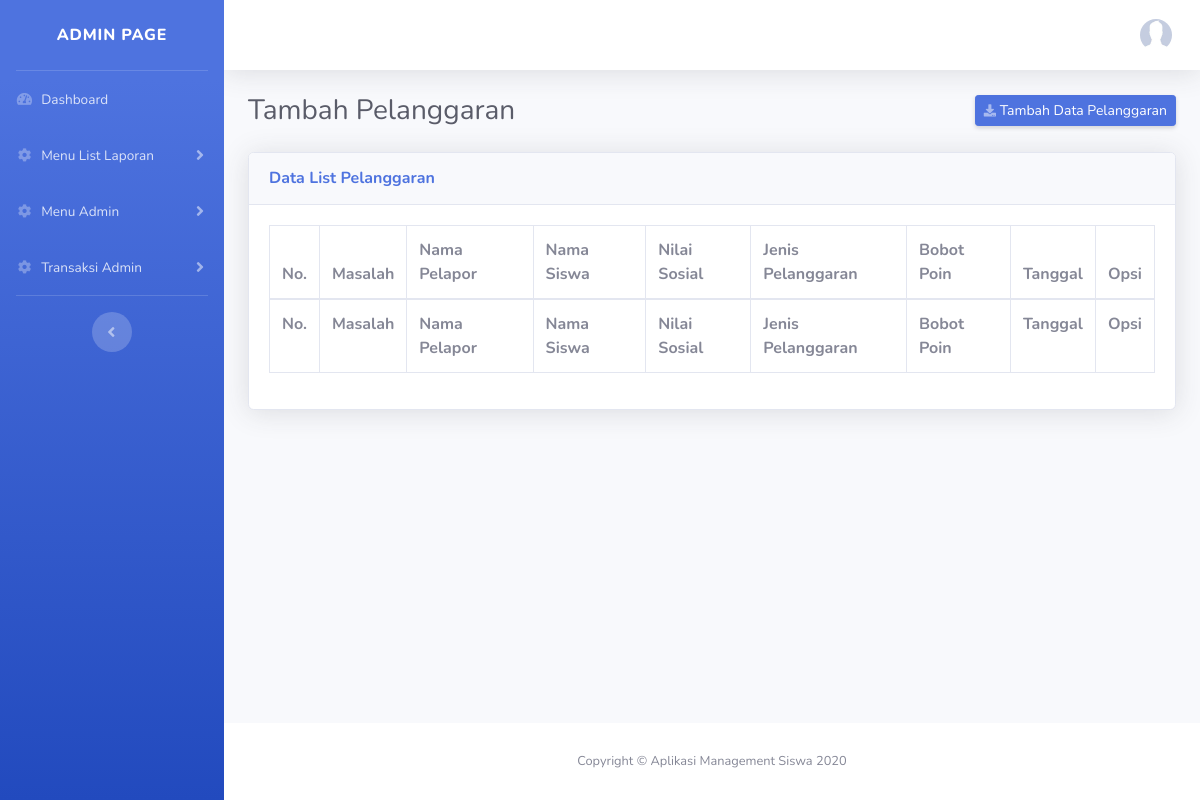
The page /index.php/pelanggaran on the database as committed earlier.
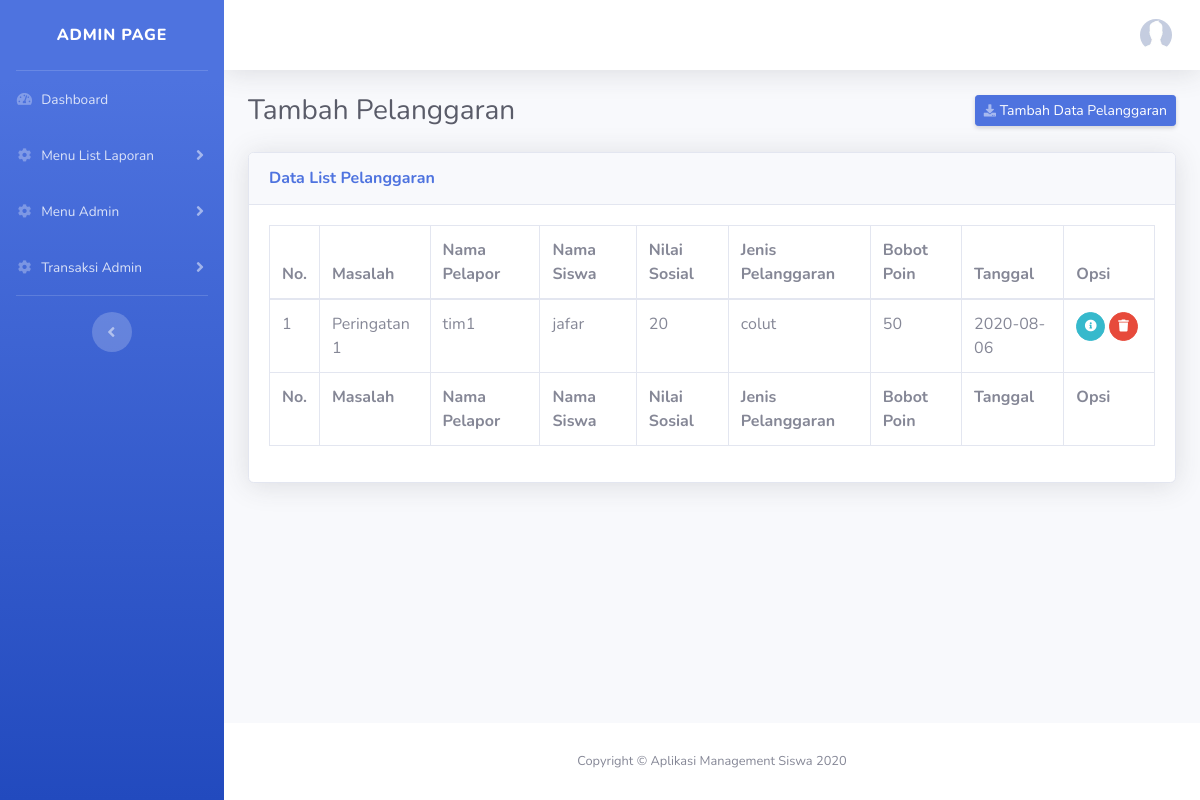
The same page on the database as committed later.
### tables this page shows
CREATE TABLE `pelanggaran` (
  `id_pelanggaran` int(11) NOT NULL,
  `id_kategori_masalah` int(11) DEFAULT NULL,
  `id_tim` int(11) DEFAULT NULL,
  `id_siswa` int(11) DEFAULT NULL,
  `id_nilai_sosial` int(11) DEFAULT NULL,
  `id_jenis_pelanggaran` int(11) DEFAULT NULL,
  `bobot_poin` int(11) DEFAULT NULL,
  `at` date DEFAULT NULL
);

CREATE TABLE `rilah` (
  `id_kategori_masalah` int(11) NOT NULL,
  `kategori_masalah` varchar(255) DEFAULT NULL,
  `bobot_dari` int(11) DEFAULT NULL,
  `bobot_sampai` int(11) DEFAULT NULL,
  `sanksi` varchar(255) DEFAULT NULL,
  `ket` text
);

CREATE TABLE `tim_stp2k` (
  `id_tim` int(11) NOT NULL,
  `nama_tim` varchar(255) DEFAULT NULL,
  `username` varchar(255) DEFAULT NULL,
  `password` varchar(255) DEFAULT NULL
);

CREATE TABLE `siswa` (
  `id_siswa` int(11) NOT NULL,
  `id_kelas` int(11) DEFAULT NULL,
  `nisn` varchar(255) DEFAULT NULL,
  `nama_siswa` varchar(255) DEFAULT NULL,
  `jenis_kelamin` varchar(255) DEFAULT NULL,
  `alamat` text,
  `tgl_lahir` date DEFAULT NULL
);

CREATE TABLE `nilai_sosial` (
  `id_nilai_sosial` int(11) NOT NULL,
  `id_siswa` int(11) DEFAULT NULL,
  `catatan_perilaku` text,
  `btr_sikap_spiritual` int(11) DEFAULT NULL,
  `btr_sikap_sosial` int(11) DEFAULT NULL,
  `nilai_sosial` int(11) DEFAULT NULL
);

CREATE TABLE `nipel` (
  `id_jenis_pelanggaran` int(11) NOT NULL,
  `id_kategori_pelanggaran` int(11) DEFAULT NULL,
  `jenis_pelanggaran` varchar(255) DEFAULT NULL,
  `bobot_poin` int(11) DEFAULT NULL
);

### application/controllers/Pelanggaran.php (called while the page is built, shortened)
<?php
class Pelanggaran extends CI_Controller {
    public function __construct()
    {
        $this->load->model('PelanggaranModel');
        $this->load->model('NipelModel');
        $this->load->model('NilaiSosialModel');
        $this->load->model('KelasModel');
        $this->load->model('SiswaModel');
        $this->load->model('LilasModel');
    }
    public function index ()
    {
        $data = $this->PelanggaranModel->getAllData();
        $this->load->view('layout/header', ['data' => $data]);
        $this->load->view('admin/side_menu');
        $this->load->view('admin/tambah_pelanggaran');
        $this->load->view('layout/footer');
    }
}

### index.php (called while the page is built, shortened)
<?php
require_once BASEPATH.'core/CodeIgniter.php';

### application/models/PelanggaranModel.php (called while the page is built, shortened)
<?php
class PelanggaranModel extends CI_Model
{
    public function getAllData()
    {
        return $this->db->get('pelanggaran')->result_array();
    }
}

### application/views/admin/tambah_pelanggaran.php (the view, shortened to what this page needs)
<div class="d-sm-flex align-items-center justify-content-between mb-4">
  <h1 class="h3 mb-0 text-gray-800">Tambah Pelanggaran</h1>
  <a href="#" data-toggle="modal" data-target="#tambahModal" class="d-none d-sm-inline-block btn btn-sm btn-primary shadow-sm"><i class="fas fa-download fa-sm text-white-50"></i> Tambah Data Pelanggaran</a>
</div>
<div class="card shadow mb-4">
  <div class="card-header py-3">
    <h6 class="m-0 font-weight-bold text-primary">Data List Pelanggaran</h6>
  </div>
  <div class="card-body">
    <div class="table-responsive">
      <table class="table table-bordered" id="dataTable" width="100%" cellspacing="0">
        <thead>
          <tr>
            <th>No.</th>
            <th>Masalah </th>
            <th>Nama Pelapor</th>
            <th>Nama Siswa</th>
            <th>Nilai Sosial</th>
            <th>Jenis Pelanggaran</th>
            <th>Bobot Poin</th>
            <th>Tanggal</th>
            <th>Opsi</th>
          </tr>
        </thead>
        <tfoot>
          <tr>
            <th>No.</th>
            <th>Masalah </th>
            <th>Nama Pelapor</th>
            <th>Nama Siswa</th>
            <th>Nilai Sosial</th>
            <th>Jenis Pelanggaran</th>
            <th>Bobot Poin</th>
            <th>Tanggal</th>
            <th>Opsi</th>
          </tr>
        </tfoot>
        <tbody>
            <?php $i = 1; foreach ($data as $key) : ?>
          <tr>
            <td><?= $i; ?></td>
            <?php $choseRole = $this->db->get_where('rilah', ['id_kategori_masalah' => $key['id_kategori_masalah']])->row_array(); ?>
            <td><?= $choseRole['kategori_masalah'] ?></td>
            <?php $choseRole = $this->db->get_where('tim_stp2k', ['id_tim' => $key['id_tim']])->row_array(); ?>
            <td><?= $choseRole['nama_tim'] ?></td>
            <?php $choseRole = $this->db->get_where('siswa', ['id_siswa' => $key['id_siswa']])->row_array(); ?>
            <td><?= $choseRole['nama_siswa'] ?></td>
            <?php $choseRole = $this->db->get_where('nilai_sosial', ['id_nilai_sosial' => $key['id_nilai_sosial']])->row_array(); ?>
            <td><?= $choseRole['nilai_sosial'] ?></td>
            <?php $choseRole = $this->db->get_where('nipel', ['id_jenis_pelanggaran' => $key['id_jenis_pelanggaran']])->row_array(); ?>
            <td><?= $choseRole['jenis_pelanggaran'] ?></td>
            <td><?= $key['bobot_poin'] ?></td>
            <td><?= $key['at'] ?></td>
            <td>
                <div class="btn-group" role="group" aria-label="Basic example">
                  <form action="<?= base_url('pelanggaran/edit'); ?>" method="GET">
                      <button href="#" class="btn btn-info btn-circle btn-sm mr-1" <?= $key['id_kategori_masalah'] == NULL ? 'hidden' : '' ?> >
                        <i class="fas fa-info-circle"></i>
                      </button>
                  </form>
                  <form action="<?= base_url('pelanggaran/deleteData'); ?>" method="POST">
                      <button href="#" class="btn btn-danger btn-circle btn-sm mr-1" onclick="return confirm('Are you sure you want to delete this item?');">
                        <i class="fas fa-trash"></i>
                      </button>
                  </form>
              </div>
          </tr>
            <?php $i++; endforeach; ?>
        </tbody>
      </table>
    </div>
  </div>
</div>

Rows that differ between the two databases and show on the page:
added pelanggaran: id_kategori_masalah.kategori_masalah "Peringatan 1", id_tim.nama_tim "tim1", id_siswa.nama_siswa "jafar", id_nilai_sosial.nilai_sosial "20", id_jenis_pelanggaran.jenis_pelanggaran "colut", bobot_poin "50", at "2020-08-06"
